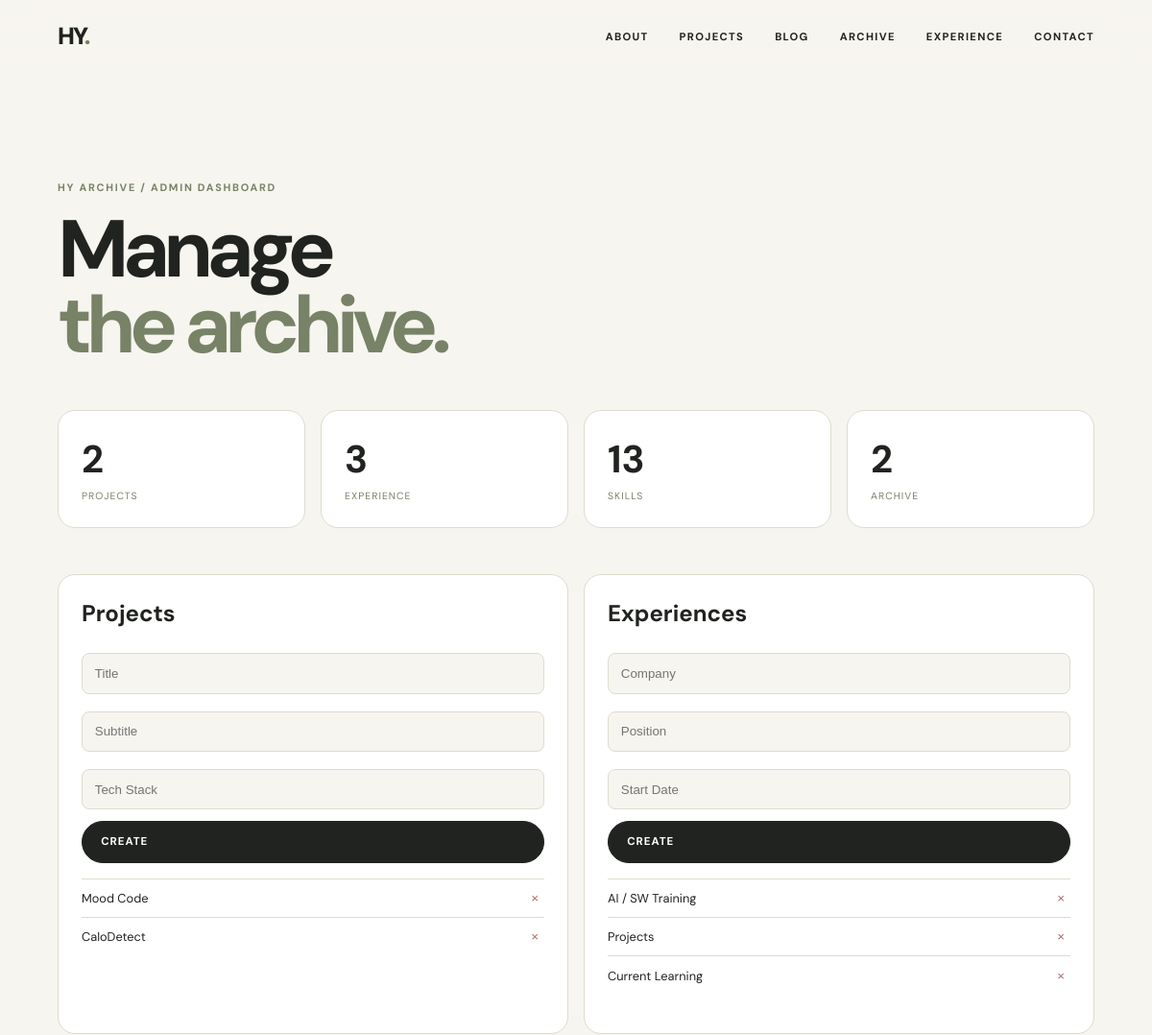
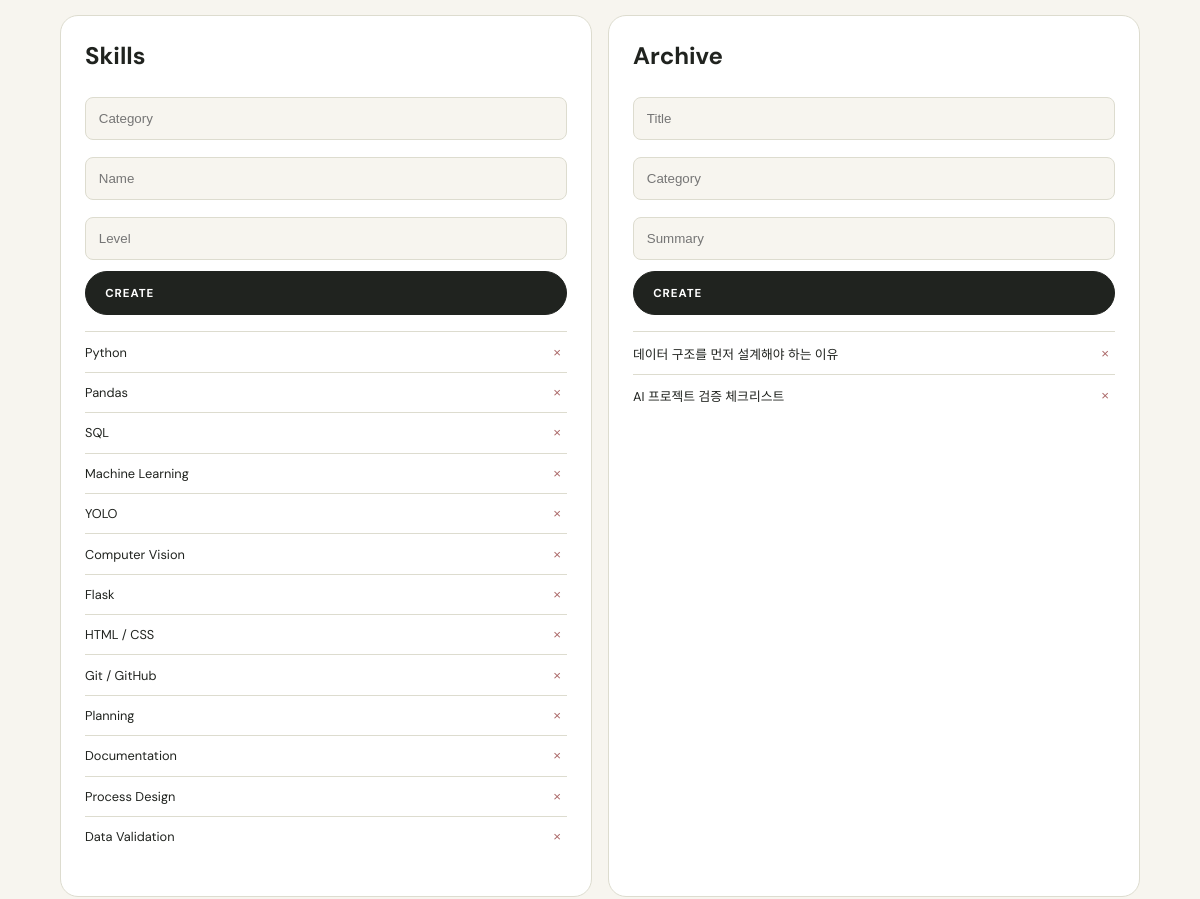
The app's page /admin (signed in, upper part), older data (2 pictures, top to bottom).
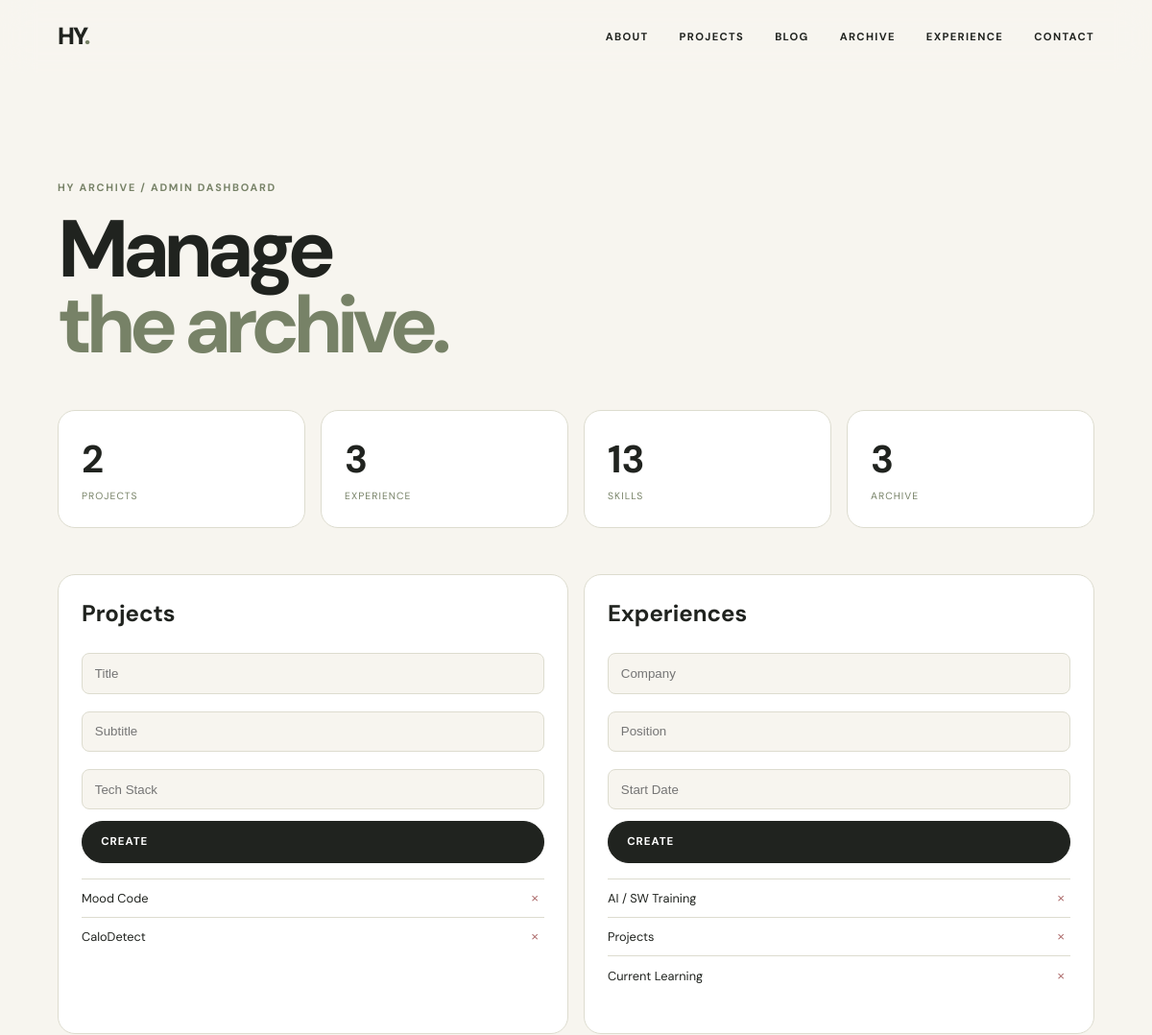
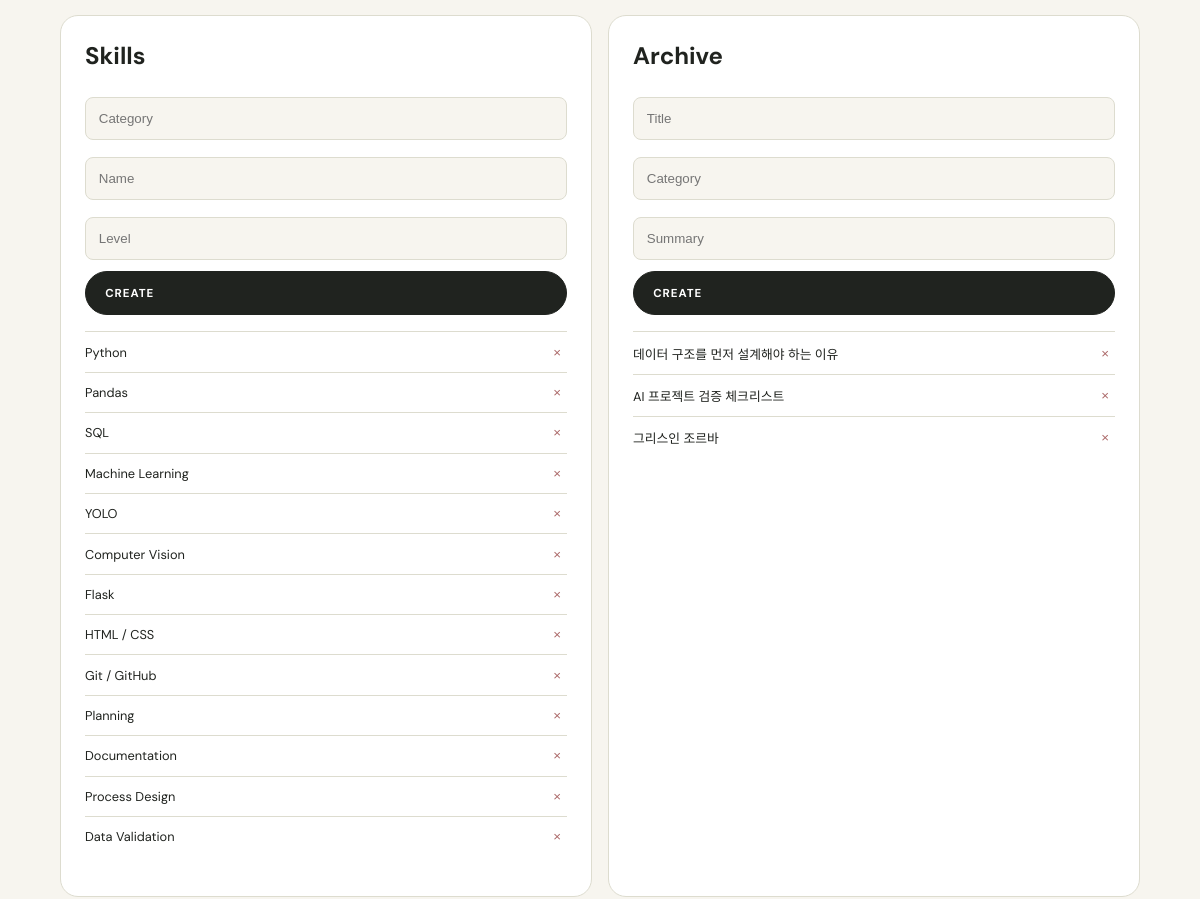
The same page, newer data (2 pictures, top to bottom).
### models.py (models this page shows)
class TimestampMixin:
    created_at = db.Column(db.DateTime, default=datetime.utcnow)
    updated_at = db.Column(db.DateTime, default=datetime.utcnow, onupdate=datetime.utcnow)

class Project(TimestampMixin, db.Model):
    id = db.Column(db.Integer, primary_key=True)
    title = db.Column(db.String(160), nullable=False)
    subtitle = db.Column(db.String(240))
    description = db.Column(db.Text)
    problem = db.Column(db.Text)
    role = db.Column(db.Text)
    process = db.Column(db.Text)
    action = db.Column(db.Text)
    trouble = db.Column(db.Text)
    solution = db.Column(db.Text)
    result = db.Column(db.Text)
    insight = db.Column(db.Text)
    tech_stack = db.Column(db.String(400))
    thumbnail = db.Column(db.String(240))
    github_url = db.Column(db.String(240), default="#")
    notion_url = db.Column(db.String(240), default="#")

class Experience(TimestampMixin, db.Model):
    id = db.Column(db.Integer, primary_key=True)
    company = db.Column(db.String(160), nullable=False)
    position = db.Column(db.String(160))
    start_date = db.Column(db.String(40))
    end_date = db.Column(db.String(40))
    description = db.Column(db.Text)
    achievement = db.Column(db.Text)
    sort_order = db.Column(db.Integer, default=0)

class Skill(TimestampMixin, db.Model):
    id = db.Column(db.Integer, primary_key=True)
    category = db.Column(db.String(80), nullable=False)
    name = db.Column(db.String(120), nullable=False)
    level = db.Column(db.Integer, default=80)
    description = db.Column(db.Text)
    sort_order = db.Column(db.Integer, default=0)

class Archive(TimestampMixin, db.Model):
    id = db.Column(db.Integer, primary_key=True)
    title = db.Column(db.String(200), nullable=False)
    category = db.Column(db.String(80), nullable=False)
    summary = db.Column(db.Text)
    content = db.Column(db.Text)
    content_type = db.Column(db.String(40), default="archive", nullable=False)
    tags = db.Column(db.String(400))
    thumbnail = db.Column(db.String(400))
    source_type = db.Column(db.String(80))
    source_url = db.Column(db.String(400))
    is_featured = db.Column(db.Boolean, default=False, nullable=False)
    is_pinned = db.Column(db.Boolean, default=False, nullable=False)
    view_count = db.Column(db.Integer, default=0, nullable=False)
    like_count = db.Column(db.Integer, default=0, nullable=False)
    recommendation_count = db.Column(db.Integer, default=0, nullable=False)
    comments = db.relationship("RecordComment", backref="record", cascade="all, delete-orphan", lazy=True)

### app.py (the view)
@app.route("/admin")
def admin(): return render_template("admin/dashboard.html", projects=Project.query.all(), experiences=Experience.query.all(), skills=Skill.query.all(), archives=Archive.query.all())

### app.py (called while the page is built)
@app.context_processor
def globals_for_templates():
    return {"profile": Profile.query.first(), "project_count": Project.query.count(), "archive_count": Archive.query.filter_by(content_type="archive").count(), "skill_count": Skill.query.count(), "blog_categories": BLOG_CATEGORIES, "archive_categories": ARCHIVE_CATEGORIES}

@app.before_request
def protect_admin():
    if request.path.startswith("/admin") and request.endpoint != "admin_login" and not session.get("admin"): return redirect(url_for("admin_login"))

### templates/admin/dashboard.html
{% extends 'base.html' %}{% block title %}Admin — HY ARCHIVE{% endblock %}{% block content %}<main class="page"><p class="eyebrow">HY ARCHIVE / ADMIN DASHBOARD</p><h1 class="page-title">Manage<br><em>the archive.</em></h1><div class="admin-stats"><div><b>{{ projects|length }}</b><span>PROJECTS</span></div><div><b>{{ experiences|length }}</b><span>EXPERIENCE</span></div><div><b>{{ skills|length }}</b><span>SKILLS</span></div><div><b>{{ archives|length }}</b><span>ARCHIVE</span></div></div><div class="admin-columns">{% for title, model, fields in [('Projects','projects',['title','subtitle','tech_stack']),('Experiences','experiences',['company','position','start_date']),('Skills','skills',['category','name','level']),('Archive','archive',['title','category','summary'])] %}<section class="admin-box"><h2>{{ title }}</h2><form method="post" action="{{ url_for('create_item', model=model) }}">{% for field in fields %}<input name="{{ field }}" placeholder="{{ field|replace('_',' ')|title }}" required>{% endfor %}<button class="button dark" type="submit">CREATE</button></form><ul>{% for item in (projects if model == 'projects' else experiences if model == 'experiences' else skills if model == 'skills' else archives) %}<li><span>{{ item.title if model in ['projects','archive'] else item.name if model == 'skills' else item.company }}</span><form method="post" action="{{ url_for('delete_item', model=model, item_id=item.id) }}"><button aria-label="delete">×</button></form></li>{% endfor %}</ul></section>{% endfor %}</div></main>{% endblock %}

Row changes from the older to the newer data that the page shows:
added Archive: title "그리스인 조르바"
Text that changed along with them:
{{ archives|length }}: "2" → "3"
